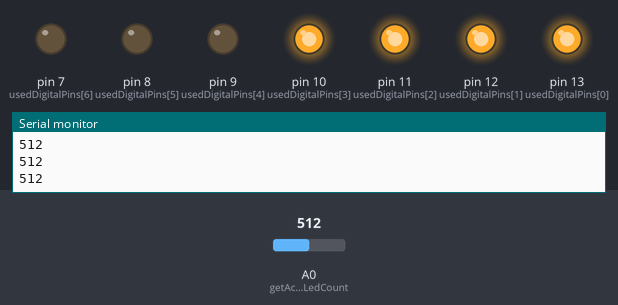
Bench run of a sketch on a simulated Arduino Uno, built with avr-gcc and run on an emulated ATmega328P. Shown: output pins drawn as LEDs (lit = HIGH), the last lines printed to the serial monitor. Inputs (shaded band) come from the test bench; at power-on: A0 (getActiveLedCount) = 512.

Above: at 1.2 s.
1.3 s: A0 (getActiveLedCount) set to 627
2.8 s: A0 (getActiveLedCount) set to 654
At 4.0 s:
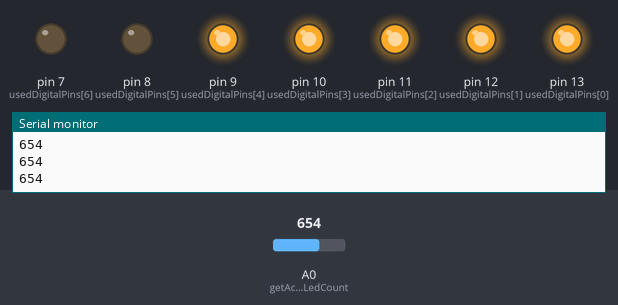
4.3 s: A0 (getActiveLedCount) set to 511
At 5.1 s:
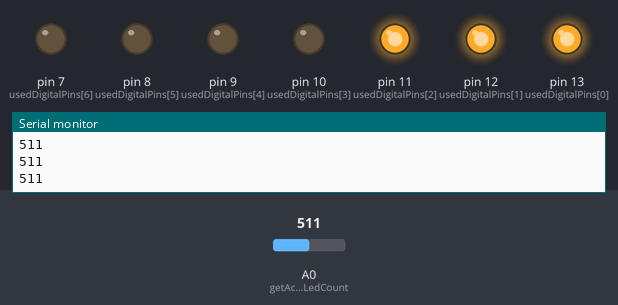
5.8 s: A0 (getActiveLedCount) set to 401
7.3 s: A0 (getActiveLedCount) set to 372
At 8.5 s:
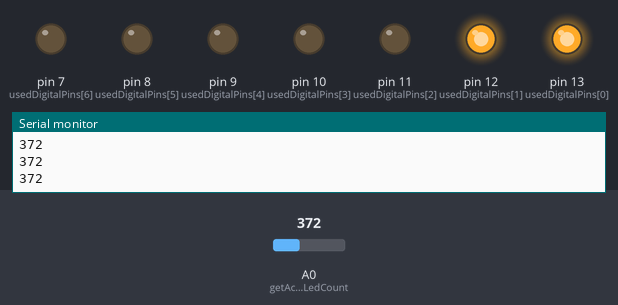
8.8 s: A0 (getActiveLedCount) set to 716
At 9.8 s:
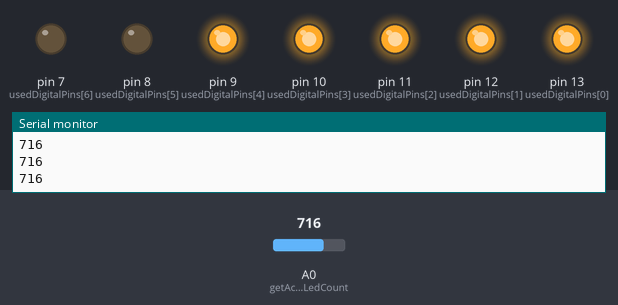
Timing chart, 0 to 11.3 s (numbered marks = the images above; inputs shaded):
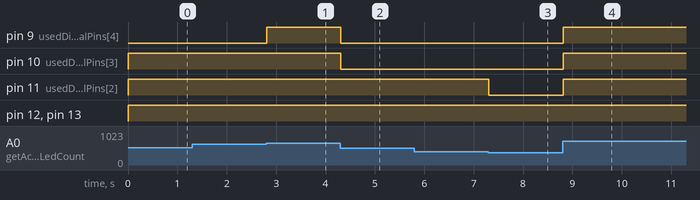

The sketch:

oefening_4.ino
```cpp
const int usedDigitalPins[] = {13, 12, 11, 10, 9, 8, 7};
const int digitalPinCount = 7;

void setup() {
    // De pin mode op output zetten voor elke digitale pin.
    for (int i = 0; i < digitalPinCount; i++) {
        pinMode(usedDigitalPins[i], OUTPUT);
    }

    Serial.begin(9600);
}

void loop() {

    // Aantal LED's die aangezet moeten worden ophalen.
    int activeLedCount = getActiveLedCount();

    for (int i = 0; i < digitalPinCount; i++) {
        digitalWrite(
            usedDigitalPins[i],
            i < activeLedCount ? HIGH : LOW  // Zet LEDs aan tot aan activeLedCount.
        );
    }

}

// Helper function die berekent hoe veel LED's aan moeten staan.
int getActiveLedCount() {
    // Waarde ophalen uit de potmeter.
    int rawPotmeterValue = analogRead(A0);

    Serial.println(rawPotmeterValue);

    // De waarde van de potmeter omzetten naar een lichtniveau 0 t/m 7.
    return map(rawPotmeterValue, 0, 1023, 0, 8);
}
```

Measured:
- the behaviour switches between 639 and 640 on A0 (getActiveLedCount) (found by bisection; images 0 and 1)
- the behaviour switches between 384 and 383 on A0 (getActiveLedCount) (found by bisection; images 2 and 3)
- after the input at 2.8 s, pin 9 (usedDigitalPins[4]): LOW → HIGH at once
- after the input at 4.3 s, pin 9 (usedDigitalPins[4]), pin 10 (usedDigitalPins[3]): HIGH → LOW at once
- after the input at 7.3 s, pin 11 (usedDigitalPins[2]): HIGH → LOW at once
- after the input at 8.8 s, pin 9 (usedDigitalPins[4]), pin 10 (usedDigitalPins[3]), pin 11 (usedDigitalPins[2]): LOW → HIGH at once
